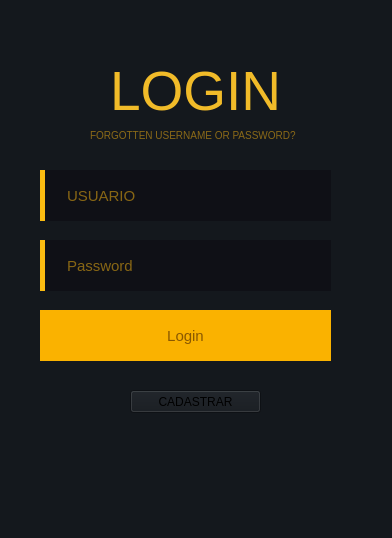
<?xml version="1.0" encoding="UTF-8"?>
<ui version="4.0">
 <class>Dialog</class>
 <widget class="QDialog" name="Dialog">
  <property name="geometry">
   <rect>
    <x>0</x>
    <y>0</y>
    <width>392</width>
    <height>538</height>
   </rect>
  </property>
  <property name="windowTitle">
   <string>Dialog</string>
  </property>
  <property name="styleSheet">
   <string notr="true">background-color: rgb(20, 24, 29)
</string>
  </property>
  <widget class="QLineEdit" name="lineEdit">
   <property name="geometry">
    <rect>
     <x>40</x>
     <y>170</y>
     <width>291</width>
     <height>51</height>
    </rect>
   </property>
   <property name="styleSheet">
    <string notr="true">QLineEdit{
	border: none;
	background-color: rgb(15, 16, 22)
}
QLineEdit{
	border-left: 5px solid rgb(250, 187, 17);
	color: rgb(255, 188, 17);
	
	
	
	
	
	font: 75 8pt &quot;Kartika&quot;;
	font-size: 15px

}
QLineEdit{
	padding-left: 20px;
}
QLineEdit:hover{
	color: rgb(250,187, 17);
	font-family: Arial, Helvetica, sans-serif;
	font-size: 19px;
	border-left: 3px solid rgb(15, 16, 22);
}</string>
   </property>
   <property name="placeholderText">
    <string>USUARIO</string>
   </property>
  </widget>
  <widget class="QLineEdit" name="lineEdit_2">
   <property name="geometry">
    <rect>
     <x>40</x>
     <y>240</y>
     <width>291</width>
     <height>51</height>
    </rect>
   </property>
   <property name="styleSheet">
    <string notr="true">QLineEdit{
	border: none;
	background-color: rgb(15, 16, 22)
}
QLineEdit{
	border-left: 5px solid rgb(250, 187, 17);
	color: rgb(255, 188, 17);
	
	
	
	
	
	font: 75 8pt &quot;Kartika&quot;;
	font-size: 15px

}
QLineEdit{
	padding-left: 20px;
}
QLineEdit:hover{
	color: rgb(250,187, 17);
	font-family: Arial, Helvetica, sans-serif;
	font-size: 19px;
	border-left: 3px solid rgb(15, 16, 22);
}</string>
   </property>
   <property name="placeholderText">
    <string>Password</string>
   </property>
  </widget>
  <widget class="QPushButton" name="pushButton">
   <property name="geometry">
    <rect>
     <x>40</x>
     <y>310</y>
     <width>291</width>
     <height>51</height>
    </rect>
   </property>
   <property name="styleSheet">
    <string notr="true">QPushButton{
	border: none;
	background-color: rgb(250, 178, 0);
	color: rgb(138, 88, 0);
	font-family: Arial,Helvetica,sans-serif;
	font-size: 15px;
}</string>
   </property>
   <property name="text">
    <string>Login</string>
   </property>
  </widget>
  <widget class="QPushButton" name="pushButton_2">
   <property name="geometry">
    <rect>
     <x>130</x>
     <y>390</y>
     <width>131</width>
     <height>23</height>
    </rect>
   </property>
   <property name="text">
    <string>CADASTRAR</string>
   </property>
  </widget>
  <widget class="QLabel" name="label">
   <property name="geometry">
    <rect>
     <x>110</x>
     <y>40</y>
     <width>171</width>
     <height>101</height>
    </rect>
   </property>
   <property name="styleSheet">
    <string notr="true">QLabel{
	
	font: 8pt &quot;Dotum&quot;;
	font-size: 55px;
}
QLabel{
	color: rgb(241, 187, 41);
}</string>
   </property>
   <property name="text">
    <string>LOGIN</string>
   </property>
  </widget>
  <widget class="QLabel" name="label_2">
   <property name="geometry">
    <rect>
     <x>90</x>
     <y>120</y>
     <width>211</width>
     <height>31</height>
    </rect>
   </property>
   <property name="styleSheet">
    <string notr="true">QLabel{
	color: rgb(138, 105, 23);
	font-size: 10px;
	
	Font-Family:Arial,Helveticac,sans-serif;
}</string>
   </property>
   <property name="text">
    <string>FORGOTTEN USERNAME OR PASSWORD?</string>
   </property>
  </widget>
 </widget>
 <resources/>
 <connections/>
</ui>
